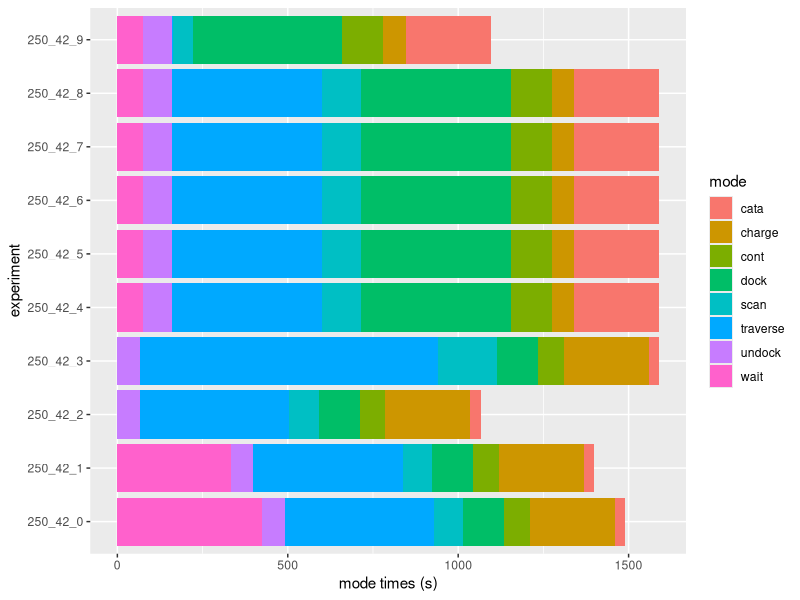

Source code (R):
library(ggplot2)

gen_plot <- function(plotPointsPre, y_name, x_name, filename) {
    finalPlot <- plotPointsPre + coord_flip() + xlab(x_name) + ylab(y_name)
    ggsave(finalPlot, file = filename, width=6, height=4)
}

input <- read.csv(file = "modes.csv", header = TRUE, sep = ",")

ggp <- ggplot(input, aes(x = experiment, y = mode_time, fill = mode)) + geom_bar(position = "stack", stat = "identity")

gen_plot(ggp, "mode times (s)", "experiment", "mode_times.png")
